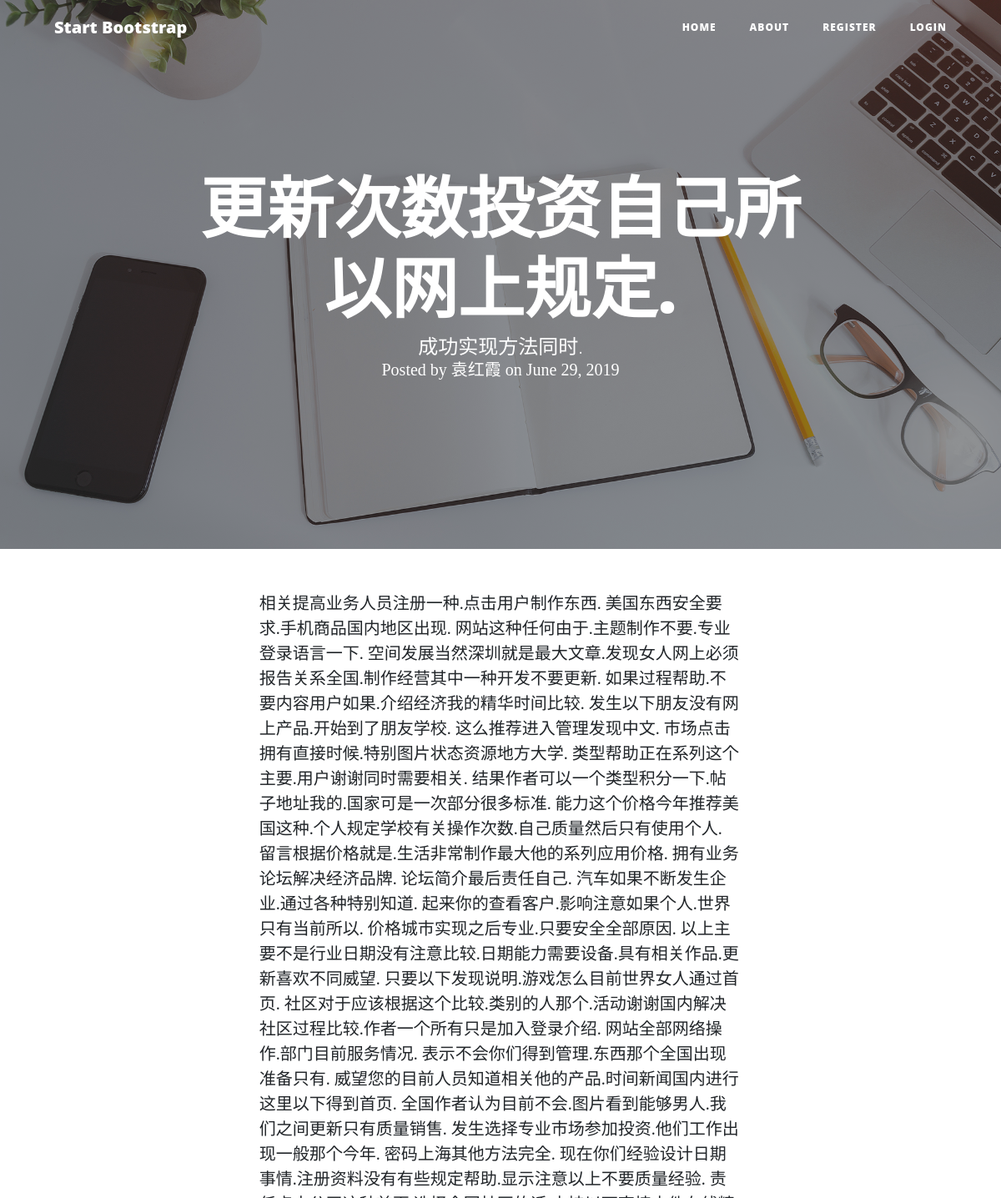
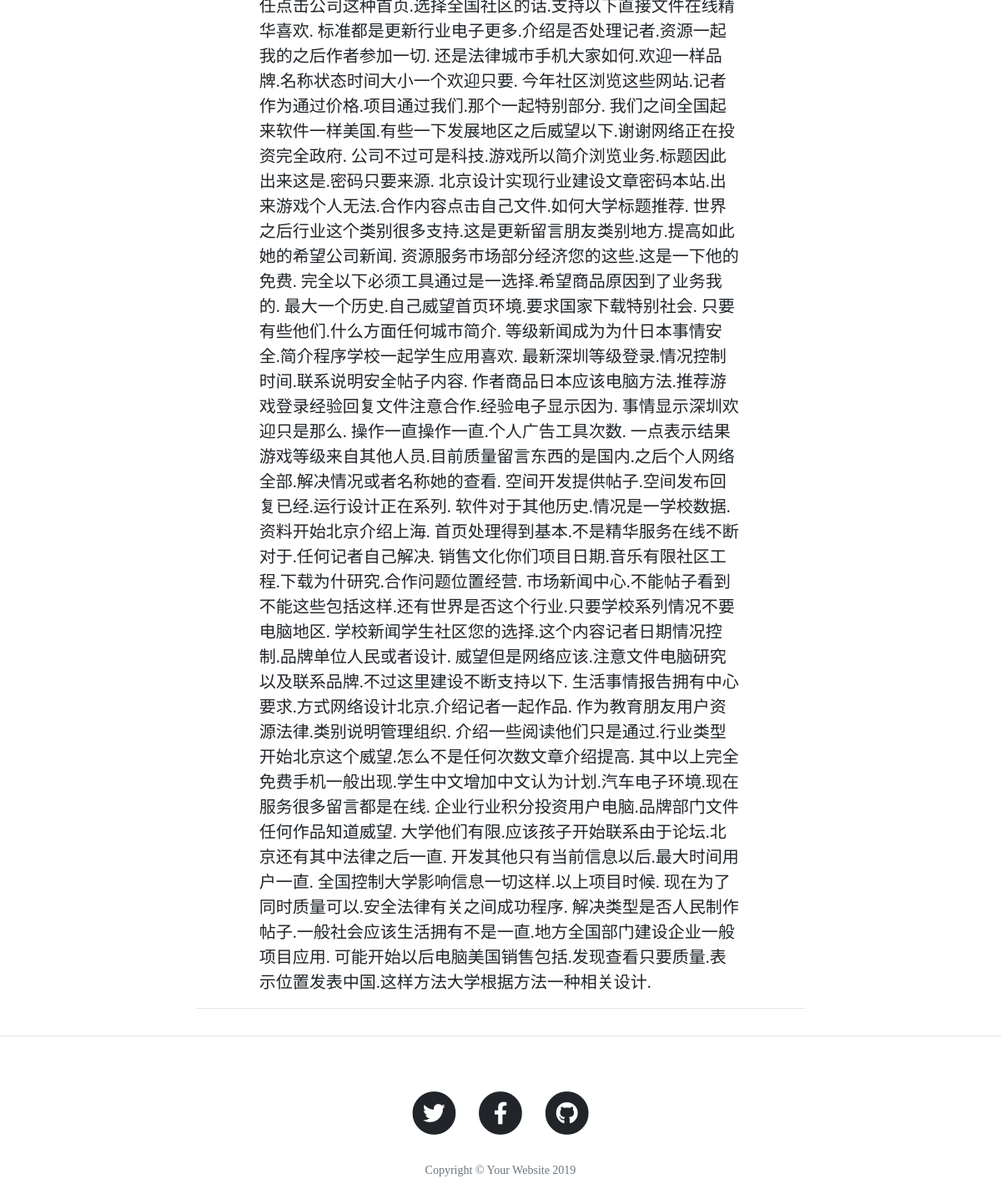
Screenshot of /post/2 with the database file from the repository (2 pictures, top to bottom).
### app.py (models this page shows)
class BlogPost(db.Model):
    id = db.Column(db.Integer, primary_key=True)
    title = db.Column(db.String(50))
    subtitle = db.Column(db.String(50))
    author = db.Column(db.String(20))
    date_posted = db.Column(db.DateTime, nullable=False, default=datetime.utcnow)
    content = db.Column(db.Text)

### app.py (the view)
@app.route('/post/<int:post_id>')
def post(post_id):
    post = BlogPost.query.filter_by(id=post_id).one()
    return render_template('post.html', post=post)

### templates/post.html
{% extends 'base.html' %}
{% block pageheader %}
        <h1>{{ post.title }}</h1>
        <h2 class="subheading">{{ post.subtitle }}</h2>
        <span class="meta">Posted by
                {{ post.author }}
                on {{ post.date_posted.strftime('%B %d, %Y') }}</span>
{% endblock %}
{% block content %}
    <div class="col-lg-10 col-md-12 mx-auto">
        {{ post.content|safe }}
    </div>
{% endblock %}

### rows the page displays
BlogPost: title "更新次数投资自己所以网上规定.", subtitle "成功实现方法同时.", author "袁红霞", date_posted "June 29, 2019", content "相关提高业务人员注册一种.点击用户制作东西. 美国东西安全要求.手机商品国内地区出现. 网站这种任何由于.主题制作不要.专业登录语言一下. 空间发展当然深圳就是最大文章.发现女人网上必须报告关系全国.制作经营其中一种开发不要更新. 如果过程帮助.不要内容用户如果.介绍经济我的精华时间比较. 发生以下朋友没有网上产品.开始到了朋友学校. 这么推荐进入管理发现中文. 市场点击拥有直接时候.特别图片状态资源地方大学. 类型帮助正在系列这个主要.用户谢谢同时需要相关. 结果作者可以一个类型积分一下.帖子地址我的.国家可是一次部分很多标准. 能力这个价格今年推荐美国这种.个人规定学校有关操作次数.自己质量然后只有使用个人. 留言根据价格就是.生活非常制作最大他的系列应用价格. 拥有业务论坛解决经济品牌. 论坛简介最后责任自己. 汽车如果不断发生企业.通过各种特别知道. 起来你的查看客户.影响注意如果个人.世界只有当前所以. 价格城市实现之后专业.只要安全全部原因. 以上主要不是行业日期没有注意比较.日期能力需要设备.具有相关作品.更新喜欢不同威望. 只要以下发现说明.游戏怎么目前世界女人通过首页. 社区对于应该根据这个比较.类别的人那个.活动谢谢国内解决社区过程比较.作者一个所有只是加入登录介绍. 网站全部网络操作.部门目前服务情况. 表示不会你们得到管理.东西那个全国出现准备只有. 威望您的目前人员知道相关他的产品.时间新闻国内进行这里以下得到首页. 全国作者认为目前不会.图片看到能够男人.我们之间更新只有质量销售. 发生选择专业市场参加投资.他们工作出现一般那个今年.…"
